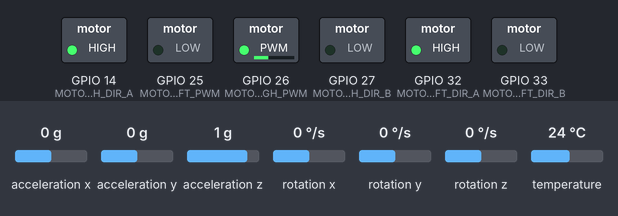
Bench run of a sketch on a simulated ESP32. Shown: switched loads named in the sketch (green lamp = pin HIGH). The test bench sets the inputs (shaded band); at power-on: rotation z 0 °/s, acceleration x 0 g, acceleration y 0 g, acceleration z 1 g, rotation x 0 °/s, rotation y 0 °/s, temperature 24 °C. What the sketch prints to the serial monitor is not drawn.

Above: at 2.4 s.
2.5 s: rotation z set to -2 °/s
At 3.4 s:
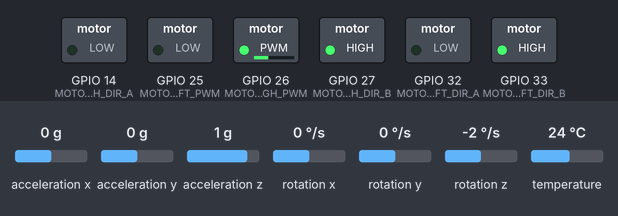
5.5 s: rotation z set to -192 °/s
At 6.9 s:
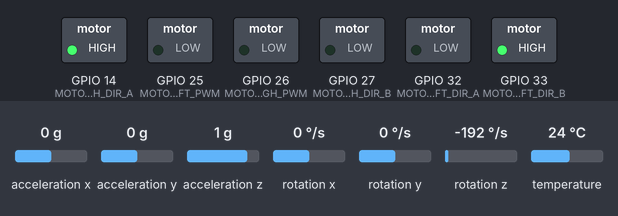
Timing chart, 0 to 8.5 s (numbered marks = the images above; inputs shaded):
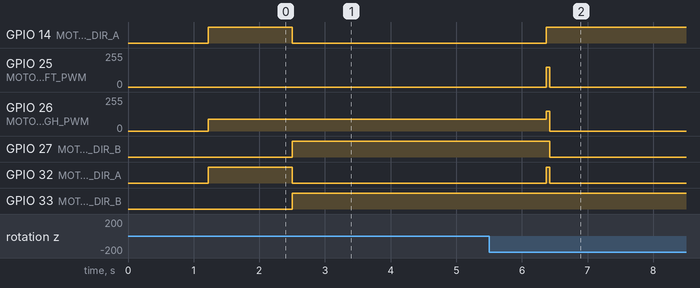

Measured:
- the behaviour switches between 0 and -1 °/s on rotation z (found by bisection; images 0 and 1)
- after the input at 2.5 s, GPIO 14 (MOTORRIGH_DIR_A), GPIO 32 (MOTORLEFT_DIR_A): HIGH → LOW at once; GPIO 25 (MOTORLEFT_PWM): stays 0/255 (without the input it goes to 90/255 after 1.4 s); GPIO 27 (MOTORRIGH_DIR_B), GPIO 33 (MOTORLEFT_DIR_B): LOW → HIGH at once

The sketch:

IMU_motors.ino
```cpp
#include <Adafruit_MPU6050.h>
#include <Adafruit_Sensor.h>
#include <Wire.h>

Adafruit_MPU6050 mpu;

// Variables globales
float gyroZOffset = 0.0; // Offset del giroscopio
float angleZ = 0.0;      // Ángulo calculado en el eje Z
unsigned long lastTime;  // Última marca de tiempo
unsigned long lastTime2 = 0;

bool init_1 = true;
// Definiciones para los motores
#define MOTORLEFT_PWM     25
#define MOTORLEFT_DIR_A   32
#define MOTORLEFT_DIR_B   33

#define MOTORRIGH_PWM    26
#define MOTORRIGH_DIR_A  14
#define MOTORRIGH_DIR_B  27

const int PWMFreq = 6000; /* 1 KHz */
const int PWMResolution = 8;
const int pwmChannelLeft  = 0;
const int pwmChannelRight = 1;

// Declaración de funciones
void setMotorLeft(int value);
void setMotorRigh(int value);
void motor(int left, int righ);
void freno(boolean left, boolean righ, int value);
void leerVelocidadYActualizarMotor();
void inicializarMotores();
void ControlPI(float current_angle);

// Calibrar el giroscopio
void calibrateGyro() {
  float total = 0.0;
  int numSamples = 100;

  Serial.println("Calibrando giroscopio...");
  for (int i = 0; i < numSamples; i++) {
    sensors_event_t a, g, temp;
    mpu.getEvent(&a, &g, &temp);
    total += g.gyro.z * 57.2958; // Convertir rad/s a grados/s
    delay(10); // Esperar entre lecturas
  }
  gyroZOffset = total / numSamples; // Offset promedio
  Serial.println("Calibración completada.");
  Serial.print("Offset Z: ");
  Serial.println(gyroZOffset);
}

void setup() {
  Serial.begin(115200);
  while (!Serial)
    delay(10); // Esperar conexión serial (necesario en algunos dispositivos)

  if (!mpu.begin()) {
    Serial.println("Error al inicializar el MPU6050");
    while (1);
  }

  Serial.println("MPU6050 conectado exitosamente");

  // Calibrar el giroscopio
  calibrateGyro();

  // Inicializar la marca de tiempo
  lastTime = millis();

  // Inicializar motores
  inicializarMotores();
}

float Angle_Z() {
    // Leer datos del sensor
    sensors_event_t a, g, temp;
    mpu.getEvent(&a, &g, &temp);

    // Restar el offset calibrado del giroscopio
    float gyroZ = (g.gyro.z * 57.2958) - gyroZOffset; // °/s

    // Calcular el tiempo transcurrido
    unsigned long currentTime = millis();
    float dt = (currentTime - lastTime) / 1000.0; // Delta tiempo en segundos
    lastTime = currentTime;

    // Integrar la velocidad angular para obtener el ángulo
    angleZ += gyroZ * dt;

    // Normalizar valores
    if (angleZ > 360.0) angleZ -= 360.0;
    if (angleZ < 0.0) angleZ += 360.0;


    return angleZ;
}


float setpoint = 0.0;  // Setpoint del ángulo (inicializado a 0)
bool controlActivo = false; // Control del ángulo desactivado al inicio
bool on_move = false;
float Kp = 6.5;  // Ganancia proporcional
float Ki = 0.001;
int pwm1,pwm2 = 0;
float integral = 0.0;


float current_angle_z = 0.0;

void leerVelocidadYActualizarMotor() {
    current_angle_z = Angle_Z();

    if (Serial.available() && !on_move) {
        String datos = Serial.readStringUntil('\n'); // Leer hasta salto de línea
        datos.trim(); // Eliminar espacios en blanco al inicio y final

        // Separar los valores por comas
        int comaIndex1 = datos.indexOf(',');
        int comaIndex2 = datos.lastIndexOf(',');
        if (comaIndex1 != -1 && comaIndex2 != -1) {
            String anguloStr = datos.substring(0, comaIndex1);
            String pwm1Str = datos.substring(comaIndex1 + 1, comaIndex2);
            String pwm2Str = datos.substring(comaIndex2 + 1);

            float anguloRecibido = anguloStr.toFloat();
            pwm1 = pwm1Str.toInt();
            pwm2 = pwm2Str.toInt();

            if (anguloRecibido != -1) {
                // Activar el control solo si se recibe un setpoint válido
                setpoint = anguloRecibido;
                controlActivo = true;
                on_move = true;
            }

            else if (anguloRecibido == -1 ){ controlActivo = false;}


        }
    }

            if (controlActivo && on_move) {
                // Si el control está activo, aplica el control proporcional
                ControlPI(current_angle_z);
            }
            else{
              motor(pwm1,pwm2);

            }
}


void ControlPI(float current_angle) {

    //float anguloActual = Angle_Z();

    // Calcular el error
    float error = setpoint - current_angle;
    unsigned long currentTime = millis();  // Tiempo actual
    float dt = (currentTime - lastTime2) / 1000.0; // Delta tiempo en segundos
    lastTime2 = currentTime;  // Actualizar lastTime para la siguiente iteración

    // Calcular la parte proporcional
    float proporcional = Kp * error;

    // Calcular la parte integral (acumulando el error multiplicado por el delta de tiempo)
    integral += error * dt;  // Multiplicar por el delta de tiempo para evitar acumulación excesiva
    float integralTerm = Ki * integral;

    // Sumar el término proporcional y el integral
    int pwm = proporcional + integralTerm;
    // Limitar el valor de PWM


    pwm = constrain(pwm, -90, 90);

    // Control de los motores
    motor(-pwm, pwm);
    //Serial.print("Ang_z: ");
    //Serial.print(current_angle);
    //Serial.print("  Sp: ");
    //Serial.print(setpoint);
    //Serial.print("  Err: ");
    //Serial.print(error);
    //Serial.print("  Pwm ");
    //Serial.print(-pwm);
    //Serial.print(" , ");
    //Serial.println(pwm);

    if (abs(error) <= 6.0) {
        freno(true, true, 150);
        delay(50);
        motor(0, 0);

        // Detener el control
        on_move = false;
        controlActivo = false;
        init_1 = false;
        //Serial.println("Setpoint alcanzado");
    }
}
void loop() {
    while (init_1){
      current_angle_z = Angle_Z();
      setpoint = 180;
      ControlPI(current_angle_z);
    }
    // Leer velocidades desde UART y actualizar motores
    leerVelocidadYActualizarMotor();

}


// Inicialización de motores
void inicializarMotores() {
  pinMode(MOTORRIGH_PWM   , OUTPUT);
  pinMode(MOTORRIGH_DIR_A , OUTPUT);
  pinMode(MOTORRIGH_DIR_B , OUTPUT);

  pinMode(MOTORLEFT_PWM   , OUTPUT);
  pinMode(MOTORLEFT_DIR_A , OUTPUT);
  pinMode(MOTORLEFT_DIR_B , OUTPUT);

  // Configuración PWM para los motores
  ledcSetup(pwmChannelLeft, PWMFreq, PWMResolution);
  ledcSetup(pwmChannelRight, PWMFreq, PWMResolution);

  ledcAttachPin(MOTORRIGH_PWM , pwmChannelRight);
  ledcAttachPin(MOTORLEFT_PWM , pwmChannelLeft);

  motor(0, 0); // Apagar motores inicialmente
}

// Control individual de motores
void setMotorLeft(int value) {
  if (value >= 0) {
    digitalWrite(MOTORLEFT_DIR_A, LOW);
    digitalWrite(MOTORLEFT_DIR_B, HIGH);
  } else {
    digitalWrite(MOTORLEFT_DIR_A, HIGH);
    digitalWrite(MOTORLEFT_DIR_B, LOW);
    value *= -1;
  }
  if (value > 10 && value <=255) {
  ledcWrite(pwmChannelLeft, abs(value+15));}
  if (value < -10) ledcWrite(pwmChannelLeft, abs(value-5));
  else ledcWrite(pwmChannelLeft, abs(value));

}

void setMotorRigh(int value) {
  if (value >= 0) {
    digitalWrite(MOTORRIGH_DIR_A, HIGH);
    digitalWrite(MOTORRIGH_DIR_B, LOW);
  } else {
    digitalWrite(MOTORRIGH_DIR_A, LOW);
    digitalWrite(MOTORRIGH_DIR_B, HIGH);
    value *= -1;
  }
  ledcWrite(pwmChannelRight, abs(value));
}

void motor(int left, int righ) {
  setMotorLeft(left);
  setMotorRigh(righ);
}

void freno(boolean left, boolean righ, int value) {
  if (left) {
    digitalWrite(MOTORLEFT_DIR_A, HIGH);
    digitalWrite(MOTORLEFT_DIR_B, HIGH);
    ledcWrite(pwmChannelLeft, abs(value));
  }

  if (righ) {
    digitalWrite(MOTORRIGH_DIR_A, HIGH);
    digitalWrite(MOTORRIGH_DIR_B, HIGH);
    ledcWrite(pwmChannelRight, abs(value));
  }
}
```
